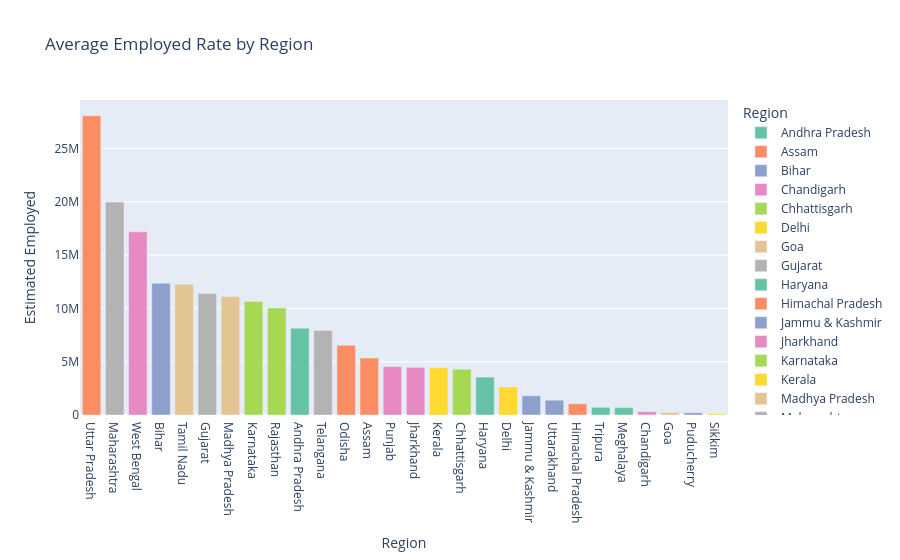

The cell this chart's notebook holds for it:
### Code cell
region = india.groupby(["Region"])[['Estimated Unemployment Rate (%)', "Estimated Employed", "Estimated Labour Participation Rate (%)"]].mean()
region = pd.DataFrame(region).reset_index()

fig = px.bar(region, x="Region", y="Estimated Employed", color="Region", title="Average Employed Rate by Region", color_discrete_sequence=px.colors.qualitative.Set2)
fig.update_layout(xaxis={'categoryorder':'total descending'})
fig.show()

### Figure 1 — Plotly figure (JSON) as saved in the notebook; plotly's stock layout.template omitted (floating-point values rounded to 4 significant figures)
{"data": [{"hovertemplate": "Region=%{x}<br>Estimated Employed=%{y}<extra></extra>", "legendgroup": "Andhra Pradesh", "marker": {"color": "rgb(102,194,165)", "pattern": {"shape": ""}}, "name": "Andhra Pradesh", "orientation": "v", "showlegend": true, "textposition": "auto", "type": "bar", "x": ["Andhra Pradesh"], "xaxis": "x", "y": [8154000.0], "yaxis": "y"}, {"hovertemplate": "Region=%{x}<br>Estimated Employed=%{y}<extra></extra>", "legendgroup": "Assam", "marker": {"color": "rgb(252,141,98)", "pattern": {"shape": ""}}, "name": "Assam", "orientation": "v", "showlegend": true, "textposition": "auto", "type": "bar", "x": ["Assam"], "xaxis": "x", "y": [5355000.0], "yaxis": "y"}, {"hovertemplate": "Region=%{x}<br>Estimated Employed=%{y}<extra></extra>", "legendgroup": "Bihar", "marker": {"color": "rgb(141,160,203)", "pattern": {"shape": ""}}, "name": "Bihar", "orientation": "v", "showlegend": true, "textposition": "auto", "type": "bar", "x": ["Bihar"], "xaxis": "x", "y": [12370000.0], "yaxis": "y"}, {"hovertemplate": "Region=%{x}<br>Estimated Employed=%{y}<extra></extra>", "legendgroup": "Chandigarh", "marker": {"color": "rgb(231,138,195)", "pattern": {"shape": ""}}, "name": "Chandigarh", "orientation": "v", "showlegend": true, "textposition": "auto", "type": "bar", "x": ["Chandigarh"], "xaxis": "x", "y": [316800.0], "yaxis": "y"}, {"hovertemplate": "Region=%{x}<br>Estimated Employed=%{y}<extra></extra>", "legendgroup": "Chhattisgarh", "marker": {"color": "rgb(166,216,84)", "pattern": {"shape": ""}}, "name": "Chhattisgarh", "orientation": "v", "showlegend": true, "textposition": "auto", "type": "bar", "x": ["Chhattisgarh"], "xaxis": "x", "y": [4303000.0], "yaxis": "y"}, {"hovertemplate": "Region=%{x}<br>Estimated Employed=%{y}<extra></extra>", "legendgroup": "Delhi", "marker": {"color": "rgb(255,217,47)", "pattern": {"shape": ""}}, "name": "Delhi", "orientation": "v", "showlegend": true, "textposition": "auto", "type": "bar", "x": ["Delhi"], "xaxis": "x", "y": [2628000.0], "yaxis": "y"}, {"hovertemplate": "Region=%{x}<br>Estimated Employed=%{y}<extra></extra>", "legendgroup": "Goa", "marker": {"color": "rgb(229,196,148)", "pattern": {"shape": ""}}, "name": "Goa", "orientation": "v", "showlegend": true, "textposition": "auto", "type": "bar", "x": ["Goa"], "xaxis": "x", "y": [226300.0], "yaxis": "y"}, {"hovertemplate": "Region=%{x}<br>Estimated Employed=%{y}<extra></extra>", "legendgroup": "Gujarat", "marker": {"color": "rgb(179,179,179)", "pattern": {"shape": ""}}, "name": "Gujarat", "orientation": "v", "showlegend": true, "textposition": "auto", "type": "bar", "x": ["Gujarat"], "xaxis": "x", "y": [11400000.0], "yaxis": "y"}, {"hovertemplate": "Region=%{x}<br>Estimated Employed=%{y}<extra></extra>", "legendgroup": "Haryana", "marker": {"color": "rgb(102,194,165)", "pattern": {"shape": ""}}, "name": "Haryana", "orientation": "v", "showlegend": true, "textposition": "auto", "type": "bar", "x": ["Haryana"], "xaxis": "x", "y": [3557000.0], "yaxis": "y"}, {"hovertemplate": "Region=%{x}<br>Estimated Employed=%{y}<extra></extra>", "legendgroup": "Himachal Pradesh", "marker": {"color": "rgb(252,141,98)", "pattern": {"shape": ""}}, "name": "Himachal Pradesh", "orientation": "v", "showlegend": true, "textposition": "auto", "type": "bar", "x": ["Himachal Pradesh"], "xaxis": "x", "y": [1060000.0], "yaxis": "y"}, {"hovertemplate": "Region=%{x}<br>Estimated Employed=%{y}<extra></extra>", "legendgroup": "Jammu & Kashmir", "marker": {"color": "rgb(141,160,203)", "pattern": {"shape": ""}}, "name": "Jammu & Kashmir", "orientation": "v", "showlegend": true, "textposition": "auto", "type": "bar", "x": ["Jammu & Kashmir"], "xaxis": "x", "y": [1800000.0], "yaxis": "y"}, {"hovertemplate": "Region=%{x}<br>Estimated Employed=%{y}<extra></extra>", "legendgroup": "Jharkhand", "marker": {"color": "rgb(231,138,195)", "pattern": {"shape": ""}}, "name": "Jharkhand", "orientation": "v", "showlegend": true, "textposition": "auto", "type": "bar", "x": ["Jharkhand"], "xaxis": "x", "y": [4469000.0], "yaxis": "y"}, {"hovertemplate": "Region=%{x}<br>Estimated Employed=%{y}<extra></extra>", "legendgroup": "Karnataka", "marker": {"color": "rgb(166,216,84)", "pattern": {"shape": ""}}, "name": "Karnataka", "orientation": "v", "showlegend": true, "textposition": "auto", "type": "bar", "x": ["Karnataka"], "xaxis": "x", "y": [10670000.0], "yaxis": "y"}, {"hovertemplate": "Region=%{x}<br>Estimated Employed=%{y}<extra></extra>", "legendgroup": "Kerala", "marker": {"color": "rgb(255,217,47)", "pattern": {"shape": ""}}, "name": "Kerala", "orientation": "v", "showlegend": true, "textposition": "auto", "type": "bar", "x": ["Kerala"], "xaxis": "x", "y": [4426000.0], "yaxis": "y"}, {"hovertemplate": "Region=%{x}<br>Estimated Employed=%{y}<extra></extra>", "legendgroup": "Madhya Pradesh", "marker": {"color": "rgb(229,196,148)", "pattern": {"shape": ""}}, "name": "Madhya Pradesh", "orientation": "v", "showlegend": true, "textposition": "auto", "type": "bar", "x": ["Madhya Pradesh"], "xaxis": "x", "y": [11120000.0], "yaxis": "y"}, {"hovertemplate": "Region=%{x}<br>Estimated Employed=%{y}<extra></extra>", "legendgroup": "Maharashtra", "marker": {"color": "rgb(179,179,179)", "pattern": {"shape": ""}}, "name": "Maharashtra", "orientation": "v", "showlegend": true, "textposition": "auto", "type": "bar", "x": ["Maharashtra"], "xaxis": "x", "y": [19990000.0], "yaxis": "y"}, {"hovertemplate": "Region=%{x}<br>Estimated Employed=%{y}<extra></extra>", "legendgroup": "Meghalaya", "marker": {"color": "rgb(102,194,165)", "pattern": {"shape": ""}}, "name": "Meghalaya", "orientation": "v", "showlegend": true, "textposition": "auto", "type": "bar", "x": ["Meghalaya"], "xaxis": "x", "y": [689700.0], "yaxis": "y"}, {"hovertemplate": "Region=%{x}<br>Estimated Employed=%{y}<extra></extra>", "legendgroup": "Odisha", "marker": {"color": "rgb(252,141,98)", "pattern": {"shape": ""}}, "name": "Odisha", "orientation": "v", "showlegend": true, "textposition": "auto", "type": "bar", "x": ["Odisha"], "xaxis": "x", "y": [6546000.0], "yaxis": "y"}, {"hovertemplate": "Region=%{x}<br>Estimated Employed=%{y}<extra></extra>", "legendgroup": "Puducherry", "marker": {"color": "rgb(141,160,203)", "pattern": {"shape": ""}}, "name": "Puducherry", "orientation": "v", "showlegend": true, "textposition": "auto", "type": "bar", "x": ["Puducherry"], "xaxis": "x", "y": [212300.0], "yaxis": "y"}, {"hovertemplate": "Region=%{x}<br>Estimated Employed=%{y}<extra></extra>", "legendgroup": "Punjab", "marker": {"color": "rgb(231,138,195)", "pattern": {"shape": ""}}, "name": "Punjab", "orientation": "v", "showlegend": true, "textposition": "auto", "type": "bar", "x": ["Punjab"], "xaxis": "x", "y": [4539000.0], "yaxis": "y"}, {"hovertemplate": "Region=%{x}<br>Estimated Employed=%{y}<extra></extra>", "legendgroup": "Rajasthan", "marker": {"color": "rgb(166,216,84)", "pattern": {"shape": ""}}, "name": "Rajasthan", "orientation": "v", "showlegend": true, "textposition": "auto", "type": "bar", "x": ["Rajasthan"], "xaxis": "x", "y": [10040000.0], "yaxis": "y"}, {"hovertemplate": "Region=%{x}<br>Estimated Employed=%{y}<extra></extra>", "legendgroup": "Sikkim", "marker": {"color": "rgb(255,217,47)", "pattern": {"shape": ""}}, "name": "Sikkim", "orientation": "v", "showlegend": true, "textposition": "auto", "type": "bar", "x": ["Sikkim"], "xaxis": "x", "y": [106900.0], "yaxis": "y"}, {"hovertemplate": "Region=%{x}<br>Estimated Employed=%{y}<extra></extra>", "legendgroup": "Tamil Nadu", "marker": {"color": "rgb(229,196,148)", "pattern": {"shape": ""}}, "name": "Tamil Nadu", "orientation": "v", "showlegend": true, "textposition": "auto", "type": "bar", "x": ["Tamil Nadu"], "xaxis": "x", "y": [12270000.0], "yaxis": "y"}, {"hovertemplate": "Region=%{x}<br>Estimated Employed=%{y}<extra></extra>", "legendgroup": "Telangana", "marker": {"color": "rgb(179,179,179)", "pattern": {"shape": ""}}, "name": "Telangana", "orientation": "v", "showlegend": true, "textposition": "auto", "type": "bar", "x": ["Telangana"], "xaxis": "x", "y": [7940000.0], "yaxis": "y"}, {"hovertemplate": "Region=%{x}<br>Estimated Employed=%{y}<extra></extra>", "legendgroup": "Tripura", "marker": {"color": "rgb(102,194,165)", "pattern": {"shape": ""}}, "name": "Tripura", "orientation": "v", "showlegend": true, "textposition": "auto", "type": "bar", "x": ["Tripura"], "xaxis": "x", "y": [717000.0], "yaxis": "y"}, {"hovertemplate": "Region=%{x}<br>Estimated Employed=%{y}<extra></extra>", "legendgroup": "Uttar Pradesh", "marker": {"color": "rgb(252,141,98)", "pattern": {"shape": ""}}, "name": "Uttar Pradesh", "orientation": "v", "showlegend": true, "textposition": "auto", "type": "bar", "x": ["Uttar Pradesh"], "xaxis": "x", "y": [28090000.0], "yaxis": "y"}, {"hovertemplate": "Region=%{x}<br>Estimated Employed=%{y}<extra></extra>", "legendgroup": "Uttarakhand", "marker": {"color": "rgb(141,160,203)", "pattern": {"shape": ""}}, "name": "Uttarakhand", "orientation": "v", "showlegend": true, "textposition": "auto", "type": "bar", "x": ["Uttarakhand"], "xaxis": "x", "y": [1390000.0], "yaxis": "y"}, {"hovertemplate": "Region=%{x}<br>Estimated Employed=%{y}<extra></extra>", "legendgroup": "West Bengal", "marker": {"color": "rgb(231,138,195)", "pattern": {"shape": ""}}, "name": "West Bengal", "orientation": "v", "showlegend": true, "textposition": "auto", "type": "bar", "x": ["West Bengal"], "xaxis": "x", "y": [17200000.0], "yaxis": "y"}], "layout": {"barmode": "relative", "legend": {"title": {"text": "Region"}, "tracegroupgap": 0}, "title": {"text": "Average Employed Rate by Region"}, "xaxis": {"anchor": "y", "categoryarray": ["Andhra Pradesh", "Assam", "Bihar", "Chandigarh", "Chhattisgarh", "Delhi", "Goa", "Gujarat", "Haryana", "Himachal Pradesh", "Jammu & Kashmir", "Jharkhand", "Karnataka", "Kerala", "Madhya Pradesh", "Maharashtra", "Meghalaya", "Odisha", "Puducherry", "Punjab", "Rajasthan", "Sikkim", "Tamil Nadu", "Telangana", "Tripura", "Uttar Pradesh", "Uttarakhand", "West Bengal"], "categoryorder": "total descending", "domain": [0, 1], "title": {"text": "Region"}}, "yaxis": {"anchor": "x", "domain": [0, 1], "title": {"text": "Estimated Employed"}}}}
